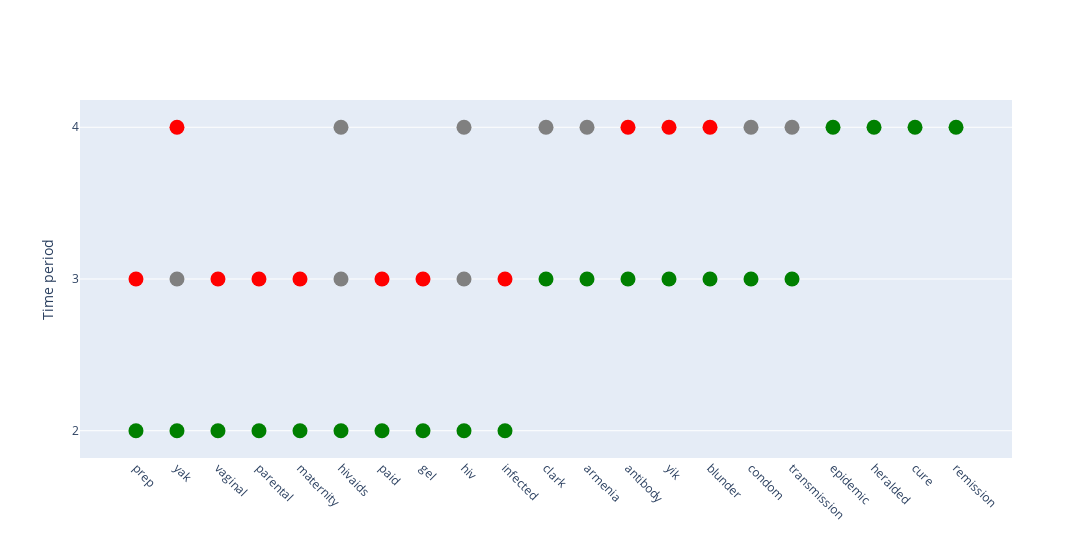

Notebook code for this chart:
### Code cell
random_topic = topics3.iloc[59]
find_similar_clusters(random_topic.evolving_topics,random_topic.slice_nums, title = 'knn 0,6 t59.png')

### Figure 1 — Plotly figure (JSON) as saved in the notebook; plotly's stock layout.template omitted (floating-point values rounded to 4 significant figures)
{"data": [{"marker": {"color": "green", "size": 15}, "mode": "markers", "name": "Slice 2 - Words Appear", "showlegend": false, "x": ["prep", "yak", "vaginal", "parental", "maternity", "hivaids", "paid", "gel", "hiv", "infected"], "y": [2, 2, 2, 2, 2, 2, 2, 2, 2, 2], "type": "scatter"}, {"marker": {"color": "red", "size": 15}, "mode": "markers", "name": "Slice 2 - Words Disappear", "showlegend": false, "x": [], "y": [], "type": "scatter"}, {"marker": {"color": "grey", "size": 15}, "mode": "markers", "name": "Slice 2 - Words Remain", "showlegend": false, "x": [], "y": [], "type": "scatter"}, {"marker": {"color": "green", "size": 15}, "mode": "markers", "name": "Slice 3 - Words Appear", "showlegend": false, "x": ["clark", "armenia", "antibody", "yik", "blunder", "condom", "transmission"], "y": [3, 3, 3, 3, 3, 3, 3], "type": "scatter"}, {"marker": {"color": "red", "size": 15}, "mode": "markers", "name": "Slice 3 - Words Disappear", "showlegend": false, "x": ["prep", "vaginal", "parental", "maternity", "paid", "gel", "infected"], "y": [3, 3, 3, 3, 3, 3, 3], "type": "scatter"}, {"marker": {"color": "grey", "size": 15}, "mode": "markers", "name": "Slice 3 - Words Remain", "showlegend": false, "x": ["hiv", "yak", "hivaids"], "y": [3, 3, 3], "type": "scatter"}, {"marker": {"color": "green", "size": 15}, "mode": "markers", "name": "Slice 4 - Words Appear", "showlegend": false, "x": ["epidemic", "heralded", "cure", "remission"], "y": [4, 4, 4, 4], "type": "scatter"}, {"marker": {"color": "red", "size": 15}, "mode": "markers", "name": "Slice 4 - Words Disappear", "showlegend": false, "x": ["yak", "yik", "blunder", "antibody"], "y": [4, 4, 4, 4], "type": "scatter"}, {"marker": {"color": "grey", "size": 15}, "mode": "markers", "name": "Slice 4 - Words Remain", "showlegend": false, "x": ["clark", "armenia", "hivaids", "condom", "hiv", "transmission"], "y": [4, 4, 4, 4, 4, 4], "type": "scatter"}], "layout": {"xaxis": {"tickfont": {"size": 12}, "title": {"text": ""}, "tickangle": 45, "showticklabels": true, "showgrid": false}, "yaxis": {"tickfont": {"size": 12}, "title": {"text": "Time period", "font": {"size": 14}}, "showticklabels": true, "tickvals": [2, 3, 4], "tickmode": "array"}, "title": {"text": ""}, "showlegend": false, "width": 2000}}
